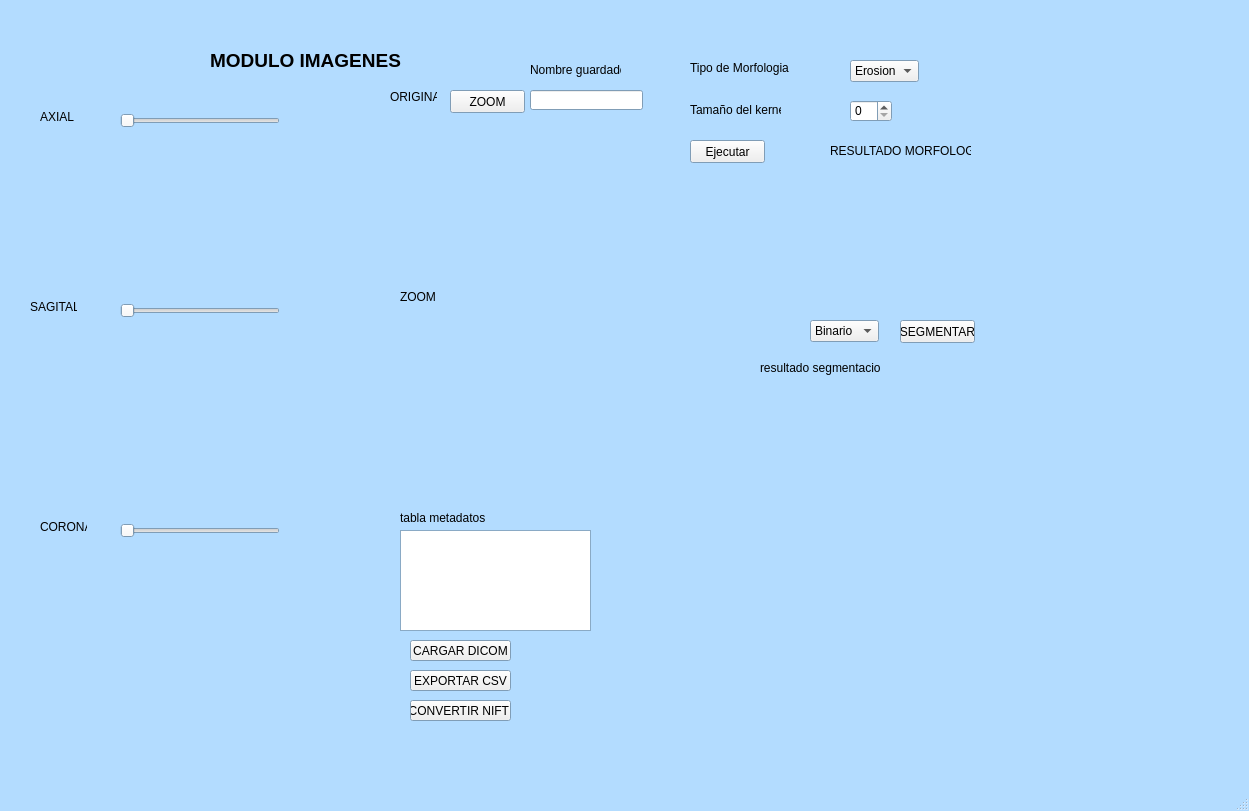
<?xml version="1.0" encoding="UTF-8"?>
<ui version="4.0">
 <class>MainWindow</class>
 <widget class="QMainWindow" name="MainWindow">
  <property name="geometry">
   <rect>
    <x>0</x>
    <y>0</y>
    <width>1249</width>
    <height>811</height>
   </rect>
  </property>
  <property name="palette">
   <palette>
    <active>
     <colorrole role="Base">
      <brush brushstyle="SolidPattern">
       <color alpha="255">
        <red>255</red>
        <green>255</green>
        <blue>255</blue>
       </color>
      </brush>
     </colorrole>
     <colorrole role="Window">
      <brush brushstyle="SolidPattern">
       <color alpha="255">
        <red>179</red>
        <green>220</green>
        <blue>255</blue>
       </color>
      </brush>
     </colorrole>
    </active>
    <inactive>
     <colorrole role="Base">
      <brush brushstyle="SolidPattern">
       <color alpha="255">
        <red>255</red>
        <green>255</green>
        <blue>255</blue>
       </color>
      </brush>
     </colorrole>
     <colorrole role="Window">
      <brush brushstyle="SolidPattern">
       <color alpha="255">
        <red>179</red>
        <green>220</green>
        <blue>255</blue>
       </color>
      </brush>
     </colorrole>
    </inactive>
    <disabled>
     <colorrole role="Base">
      <brush brushstyle="SolidPattern">
       <color alpha="255">
        <red>179</red>
        <green>220</green>
        <blue>255</blue>
       </color>
      </brush>
     </colorrole>
     <colorrole role="Window">
      <brush brushstyle="SolidPattern">
       <color alpha="255">
        <red>179</red>
        <green>220</green>
        <blue>255</blue>
       </color>
      </brush>
     </colorrole>
    </disabled>
   </palette>
  </property>
  <property name="windowTitle">
   <string>MainWindow</string>
  </property>
  <widget class="QWidget" name="centralwidget">
   <widget class="QLabel" name="label">
    <property name="geometry">
     <rect>
      <x>210</x>
      <y>40</y>
      <width>221</width>
      <height>41</height>
     </rect>
    </property>
    <property name="font">
     <font>
      <pointsize>14</pointsize>
      <weight>75</weight>
      <bold>true</bold>
     </font>
    </property>
    <property name="text">
     <string>MODULO IMAGENES</string>
    </property>
   </widget>
   <widget class="QLabel" name="lbl_axial">
    <property name="geometry">
     <rect>
      <x>30</x>
      <y>140</y>
      <width>241</width>
      <height>141</height>
     </rect>
    </property>
    <property name="font">
     <font>
      <pointsize>11</pointsize>
     </font>
    </property>
    <property name="text">
     <string/>
    </property>
   </widget>
   <widget class="QLabel" name="lbl_sagital">
    <property name="geometry">
     <rect>
      <x>50</x>
      <y>330</y>
      <width>221</width>
      <height>161</height>
     </rect>
    </property>
    <property name="font">
     <font>
      <pointsize>11</pointsize>
     </font>
    </property>
    <property name="text">
     <string/>
    </property>
   </widget>
   <widget class="QLabel" name="lbl_coronal">
    <property name="geometry">
     <rect>
      <x>40</x>
      <y>560</y>
      <width>231</width>
      <height>141</height>
     </rect>
    </property>
    <property name="font">
     <font>
      <pointsize>11</pointsize>
     </font>
    </property>
    <property name="text">
     <string/>
    </property>
   </widget>
   <widget class="QSlider" name="slider_axial">
    <property name="geometry">
     <rect>
      <x>120</x>
      <y>110</y>
      <width>160</width>
      <height>22</height>
     </rect>
    </property>
    <property name="orientation">
     <enum>Qt::Horizontal</enum>
    </property>
   </widget>
   <widget class="QSlider" name="slider_sagital">
    <property name="geometry">
     <rect>
      <x>120</x>
      <y>300</y>
      <width>160</width>
      <height>22</height>
     </rect>
    </property>
    <property name="orientation">
     <enum>Qt::Horizontal</enum>
    </property>
   </widget>
   <widget class="QSlider" name="horizontalSlider_3">
    <property name="geometry">
     <rect>
      <x>120</x>
      <y>520</y>
      <width>160</width>
      <height>22</height>
     </rect>
    </property>
    <property name="orientation">
     <enum>Qt::Horizontal</enum>
    </property>
   </widget>
   <widget class="QTableWidget" name="tabla_metadatos">
    <property name="geometry">
     <rect>
      <x>400</x>
      <y>530</y>
      <width>191</width>
      <height>101</height>
     </rect>
    </property>
   </widget>
   <widget class="QPushButton" name="btn_cargar_dicom">
    <property name="geometry">
     <rect>
      <x>410</x>
      <y>640</y>
      <width>101</width>
      <height>21</height>
     </rect>
    </property>
    <property name="text">
     <string>CARGAR DICOM</string>
    </property>
   </widget>
   <widget class="QPushButton" name="btn_exportar_csv">
    <property name="geometry">
     <rect>
      <x>410</x>
      <y>670</y>
      <width>101</width>
      <height>21</height>
     </rect>
    </property>
    <property name="text">
     <string>EXPORTAR CSV</string>
    </property>
   </widget>
   <widget class="QPushButton" name="btn_convertir_nifti">
    <property name="geometry">
     <rect>
      <x>410</x>
      <y>700</y>
      <width>101</width>
      <height>21</height>
     </rect>
    </property>
    <property name="text">
     <string>CONVERTIR NIFTI</string>
    </property>
   </widget>
   <widget class="QLabel" name="lbl_zoom_original">
    <property name="geometry">
     <rect>
      <x>390</x>
      <y>130</y>
      <width>201</width>
      <height>131</height>
     </rect>
    </property>
    <property name="text">
     <string/>
    </property>
   </widget>
   <widget class="QLabel" name="lbl_zoom_recorte">
    <property name="geometry">
     <rect>
      <x>400</x>
      <y>330</y>
      <width>191</width>
      <height>141</height>
     </rect>
    </property>
    <property name="text">
     <string/>
    </property>
   </widget>
   <widget class="QPushButton" name="btn_zoom">
    <property name="geometry">
     <rect>
      <x>450</x>
      <y>90</y>
      <width>75</width>
      <height>23</height>
     </rect>
    </property>
    <property name="text">
     <string>ZOOM</string>
    </property>
   </widget>
   <widget class="QComboBox" name="combo_morfologia">
    <property name="geometry">
     <rect>
      <x>850</x>
      <y>60</y>
      <width>69</width>
      <height>22</height>
     </rect>
    </property>
    <item>
     <property name="text">
      <string>Erosion</string>
     </property>
    </item>
    <item>
     <property name="text">
      <string>Dilatación</string>
     </property>
    </item>
    <item>
     <property name="text">
      <string>Apertura</string>
     </property>
    </item>
    <item>
     <property name="text">
      <string>Cierre</string>
     </property>
    </item>
    <item>
     <property name="text">
      <string>Gradiente</string>
     </property>
    </item>
   </widget>
   <widget class="QLabel" name="label_2">
    <property name="geometry">
     <rect>
      <x>690</x>
      <y>60</y>
      <width>101</width>
      <height>16</height>
     </rect>
    </property>
    <property name="text">
     <string>Tipo de Morfologia</string>
    </property>
   </widget>
   <widget class="QSpinBox" name="spinBox">
    <property name="geometry">
     <rect>
      <x>850</x>
      <y>100</y>
      <width>42</width>
      <height>22</height>
     </rect>
    </property>
   </widget>
   <widget class="QPushButton" name="btn_morfologia">
    <property name="geometry">
     <rect>
      <x>690</x>
      <y>140</y>
      <width>75</width>
      <height>23</height>
     </rect>
    </property>
    <property name="text">
     <string>Ejecutar</string>
    </property>
   </widget>
   <widget class="QLabel" name="label_3">
    <property name="geometry">
     <rect>
      <x>690</x>
      <y>100</y>
      <width>91</width>
      <height>20</height>
     </rect>
    </property>
    <property name="text">
     <string>Tamaño del kernel</string>
    </property>
   </widget>
   <widget class="QLineEdit" name="txt_nombre_zoom">
    <property name="geometry">
     <rect>
      <x>530</x>
      <y>90</y>
      <width>113</width>
      <height>20</height>
     </rect>
    </property>
    <property name="text">
     <string/>
    </property>
   </widget>
   <widget class="QLabel" name="lbl_morfologia">
    <property name="geometry">
     <rect>
      <x>1010</x>
      <y>90</y>
      <width>201</width>
      <height>141</height>
     </rect>
    </property>
    <property name="text">
     <string/>
    </property>
   </widget>
   <widget class="QLabel" name="label_4">
    <property name="geometry">
     <rect>
      <x>40</x>
      <y>110</y>
      <width>47</width>
      <height>13</height>
     </rect>
    </property>
    <property name="text">
     <string>AXIAL</string>
    </property>
   </widget>
   <widget class="QLabel" name="label_5">
    <property name="geometry">
     <rect>
      <x>30</x>
      <y>300</y>
      <width>47</width>
      <height>13</height>
     </rect>
    </property>
    <property name="text">
     <string>SAGITAL</string>
    </property>
   </widget>
   <widget class="QLabel" name="label_6">
    <property name="geometry">
     <rect>
      <x>40</x>
      <y>520</y>
      <width>47</width>
      <height>13</height>
     </rect>
    </property>
    <property name="text">
     <string>CORONAL</string>
    </property>
   </widget>
   <widget class="QLabel" name="label_7">
    <property name="geometry">
     <rect>
      <x>390</x>
      <y>90</y>
      <width>47</width>
      <height>13</height>
     </rect>
    </property>
    <property name="text">
     <string>ORIGINAL</string>
    </property>
   </widget>
   <widget class="QLabel" name="label_8">
    <property name="geometry">
     <rect>
      <x>400</x>
      <y>290</y>
      <width>47</width>
      <height>13</height>
     </rect>
    </property>
    <property name="text">
     <string>ZOOM</string>
    </property>
   </widget>
   <widget class="QLabel" name="label_9">
    <property name="geometry">
     <rect>
      <x>400</x>
      <y>510</y>
      <width>101</width>
      <height>16</height>
     </rect>
    </property>
    <property name="text">
     <string>tabla metadatos</string>
    </property>
   </widget>
   <widget class="QLabel" name="label_10">
    <property name="geometry">
     <rect>
      <x>830</x>
      <y>140</y>
      <width>141</width>
      <height>21</height>
     </rect>
    </property>
    <property name="text">
     <string>RESULTADO MORFOLOGIA</string>
    </property>
   </widget>
   <widget class="QComboBox" name="combo_segmentacion">
    <property name="geometry">
     <rect>
      <x>810</x>
      <y>320</y>
      <width>69</width>
      <height>22</height>
     </rect>
    </property>
    <item>
     <property name="text">
      <string>Binario</string>
     </property>
    </item>
    <item>
     <property name="text">
      <string>Binario Invertido</string>
     </property>
    </item>
    <item>
     <property name="text">
      <string>Truncado</string>
     </property>
    </item>
    <item>
     <property name="text">
      <string>Tozero</string>
     </property>
    </item>
    <item>
     <property name="text">
      <string>Tozero Invertido</string>
     </property>
    </item>
   </widget>
   <widget class="QPushButton" name="btn_segmentar">
    <property name="geometry">
     <rect>
      <x>900</x>
      <y>320</y>
      <width>75</width>
      <height>23</height>
     </rect>
    </property>
    <property name="text">
     <string>SEGMENTAR</string>
    </property>
   </widget>
   <widget class="QLabel" name="lbl_segmentacion">
    <property name="geometry">
     <rect>
      <x>760</x>
      <y>400</y>
      <width>311</width>
      <height>241</height>
     </rect>
    </property>
    <property name="text">
     <string/>
    </property>
   </widget>
   <widget class="QLabel" name="label_11">
    <property name="geometry">
     <rect>
      <x>760</x>
      <y>360</y>
      <width>121</width>
      <height>16</height>
     </rect>
    </property>
    <property name="text">
     <string>resultado segmentacion</string>
    </property>
   </widget>
   <widget class="QLabel" name="label_12">
    <property name="geometry">
     <rect>
      <x>530</x>
      <y>60</y>
      <width>91</width>
      <height>20</height>
     </rect>
    </property>
    <property name="text">
     <string>Nombre guardado</string>
    </property>
   </widget>
  </widget>
  <widget class="QMenuBar" name="menubar">
   <property name="geometry">
    <rect>
     <x>0</x>
     <y>0</y>
     <width>1249</width>
     <height>21</height>
    </rect>
   </property>
  </widget>
  <widget class="QStatusBar" name="statusbar"/>
 </widget>
 <resources/>
 <connections/>
</ui>
